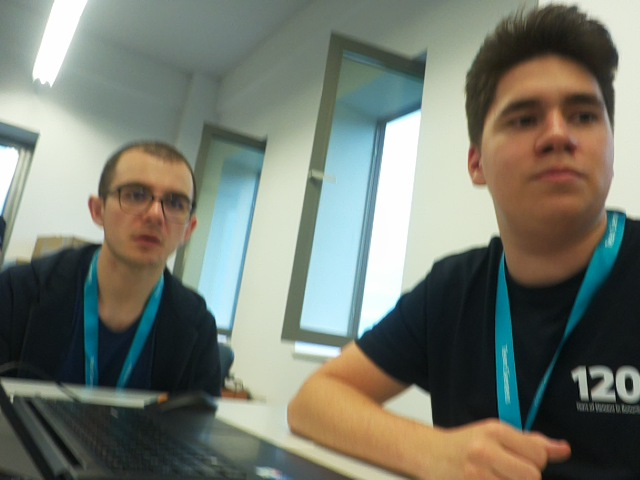
#> input picture backend/test.jpg, 640 x 480 px
$ python -i detect_shapes.py   (imports and definitions only)
#> lines starting #> are read from the running program, lines starting #| are printed output that depends on the picture; after the words box and inside, x2 and y2 are one past the last pixel; in counts of white or black regions, pixels touching at a corner belong together
#> further down, picture is the input picture: shape (480, 640, 3); mean B, G, R 111.4, 122.2, 117.5
import cv2
import numpy as np
import datetime
import subprocess
import signal
import time
import os
from collections import deque

class ShapeDetector:
    # [145 lines left out: functions _init_, start_camera_stream, set_camera_focus, classify_shape, not called in this run]


    def is_inside_white_bg(self, cnt, paper_mask):
        """Check if contour is inside the white paper background"""
        mask = np.zeros(paper_mask.shape, dtype=np.uint8)
        cv2.drawContours(mask, [cnt], -1, 255, -1)
        intersection = cv2.bitwise_and(mask, paper_mask)
        intersect_area = cv2.countNonZero(intersection)
        return intersect_area / cv2.contourArea(cnt) > 0.8 if cv2.contourArea(cnt) > 0 else False

    # [69 lines left out: functions is_colorful, run_detection, not called in this run]

    def process_frame(self, frame):
        """Process a single frame to detect colorful shapes"""
        # Apply preprocessing
        blurred = cv2.GaussianBlur(frame, (5, 5), 0)
        hsv = cv2.cvtColor(blurred, cv2.COLOR_BGR2HSV)
#> hsv: shape (480, 640, 3); mean H, S, V 58.8, 67.8, 131.6

        # Find white paper
        lower_white = np.array([0, 0, 200])
        upper_white = np.array([180, 60, 255])
        white_mask = cv2.inRange(hsv, lower_white, upper_white)
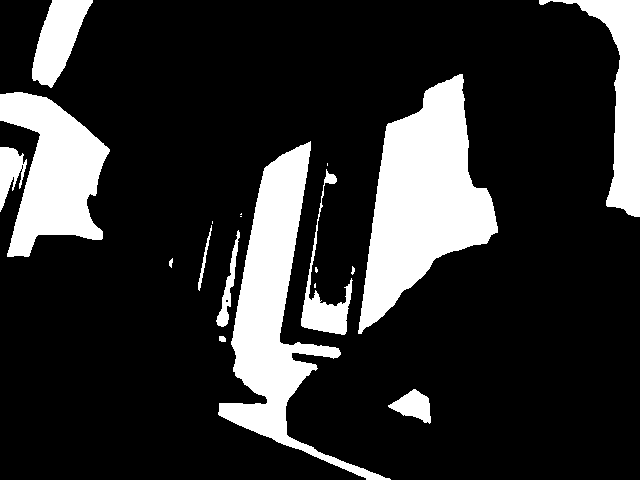
#> white_mask: shape (480, 640); 18.8% white; 19 white regions (6 under 20 px), largest, box (x1, y1, x2, y2) and area: (358, 74, 498, 334) 18354, (218, 141, 391, 480) 15417, (0, 92, 110, 257) 10317

        # Improve white paper detection with morphological operations
        white_mask = cv2.morphologyEx(white_mask, cv2.MORPH_CLOSE, np.ones((5, 5), np.uint8))
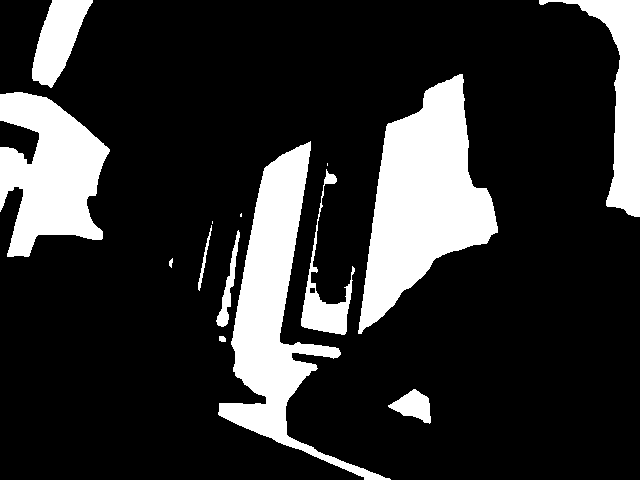
#> white_mask: shape (480, 640); 19% white; 14 white regions (3 under 20 px)

        contours_white, _ = cv2.findContours(white_mask, cv2.RETR_EXTERNAL, cv2.CHAIN_APPROX_SIMPLE)
#> contours_white = 14 contours, 4 with area under 20; largest, box (x1, y1, x2, y2) and area: (358, 74, 498, 334) 18044, (218, 141, 391, 480) 14909, (0, 92, 110, 257) 11204, (539, 0, 640, 217) 5973, (32, 0, 93, 88) 2838
        paper_mask = np.zeros_like(white_mask)

        if contours_white:
            largest = max(contours_white, key=cv2.contourArea)
#> largest = contour of 259 points, box (x1, y1, x2, y2) (358, 74, 498, 334), area 18044
            cv2.drawContours(paper_mask, [largest], -1, 255, -1)
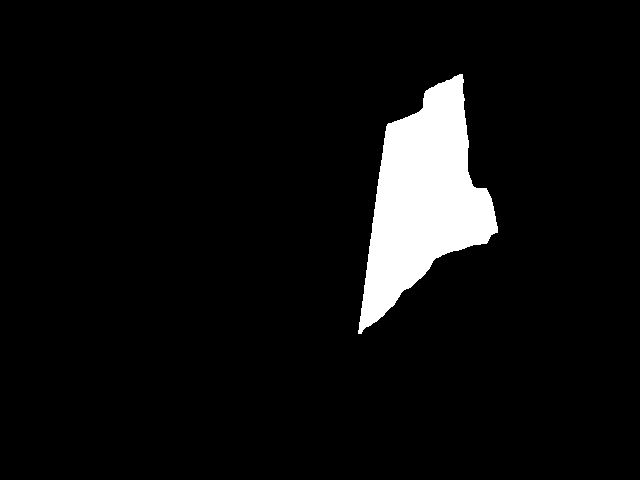
#> paper_mask: shape (480, 640); 6% white; 1 white region, box (x1, y1, x2, y2) and area: (358, 74, 498, 334) 18356

        # Focus on colorful objects (increased saturation threshold)
        # Ignoring grays, shadows by requiring higher saturation values
        lower_color = np.array([0, 100, 50])   # Increased minimum saturation from 50 to 100
        upper_color = np.array([180, 255, 255])
        color_mask = cv2.inRange(hsv, lower_color, upper_color)
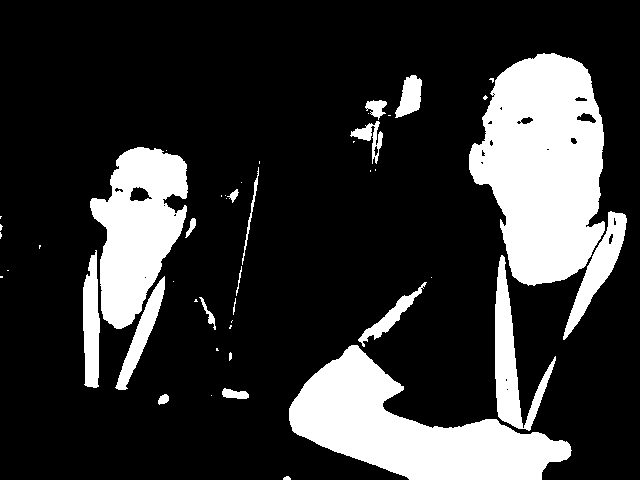
#> color_mask: shape (480, 640); 20.7% white; 47 white regions (26 under 20 px), largest, box (x1, y1, x2, y2) and area: (469, 53, 605, 286) 22661, (289, 345, 572, 480) 17584, (90, 147, 188, 329) 10909

        # Improve noise removal with morphological operations
        color_mask = cv2.morphologyEx(color_mask, cv2.MORPH_OPEN, np.ones((5, 5), np.uint8))
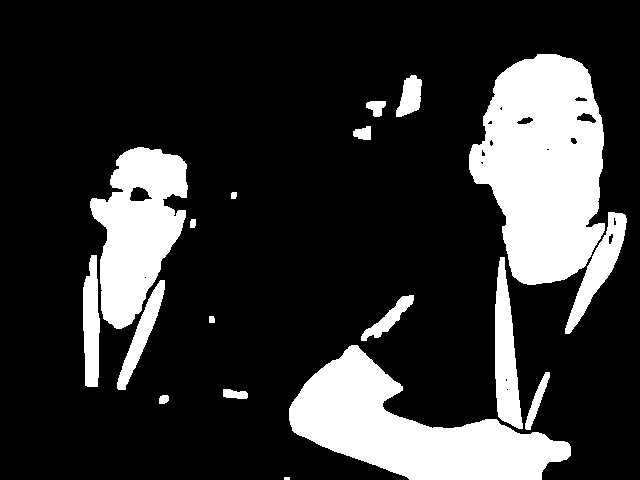
#> color_mask: shape (480, 640); 20.2% white; 18 white regions (1 under 20 px), largest, box (x1, y1, x2, y2) and area: (469, 54, 605, 285) 22577, (289, 345, 571, 480) 17565, (90, 147, 188, 329) 10827
        color_mask = cv2.morphologyEx(color_mask, cv2.MORPH_CLOSE, np.ones((5, 5), np.uint8))
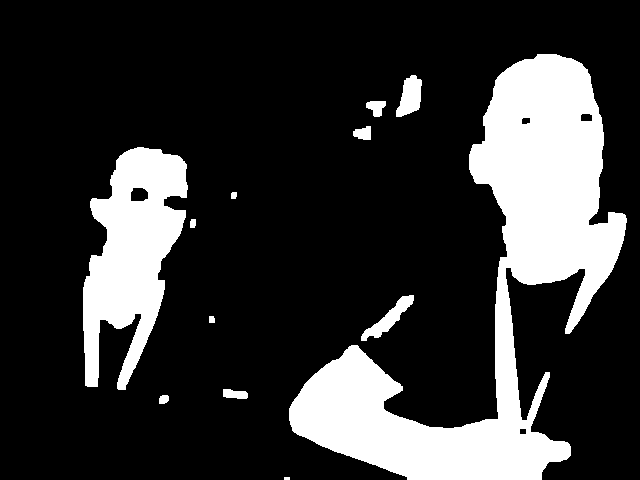
#> color_mask: shape (480, 640); 20.5% white; 12 white regions (1 under 20 px)

        # Find contours
        contours, _ = cv2.findContours(color_mask, cv2.RETR_EXTERNAL, cv2.CHAIN_APPROX_SIMPLE)
#> contours = 12 contours, 1 with area under 20; largest, box (x1, y1, x2, y2) and area: (289, 54, 627, 480) 45535, (83, 147, 188, 390) 14304, (361, 295, 414, 341) 670, (396, 75, 422, 117) 663, (366, 101, 386, 117) 187

        # Process each contour
        detected_count = 0
        # print(f'length={len(contours)}')
        for cnt in contours:
            area = cv2.contourArea(cnt)
            if area < 300:
                continue

            approx = cv2.approxPolyDP(cnt, 0.04 * cv2.arcLength(cnt, True), True)

            if not self.is_inside_white_bg(cnt, paper_mask):
                continue

            # Get shape
            shape = self.classify_shape(cnt, approx, area)

            # Only process valid shapes
            shapeIsInvalid = shape not in self.valid_shapes
            if shapeIsInvalid:
                continue

            # Get color information from center region
            x, y, w, h = cv2.boundingRect(cnt)
            color_region = hsv[y + h // 4:y + 3 * h // 4, x + w // 4:x + 3 * w // 4]

            # Get the dominant color in BGR
            mean_hsv = cv2.mean(color_region)

            # Draw results
            cv2.drawContours(frame, [cnt], -1, (0, 255, 0), 2)
            # cv2.putText(frame, f"{shape}", (x, y - 10),
            #             cv2.FONT_HERSHEY_SIMPLEX, 0.6, (0, 255, 0), 2)
            center_x = (x + w)/2
            center_y = (y + h)/2
            cv2.putText(frame, f"{center_x};{center_y}", (x, y - 10),
                        cv2.FONT_HERSHEY_SIMPLEX, 0.6, (0, 255, 0), 2)
#> this loop made 12 passes
#> area on passes 2, 3, 4, 6, 7, 8, 9, 10, 11, 12: 62, 166.5, 28.5, 37, 28, 14303.5, 164, 187, 663, 45535
#> (area, approx) on pass 5: (670.5, [[413, 295], [361, 340], [387, 331]])

        return frame


    # [32 lines left out: functions cleanup, main, not called in this run]

# [2 lines not run here, left out]

>>> import cv2
>>> picture = cv2.imread('../../backend/test.jpg')
>>> result = ShapeDetector().process_frame(picture)
